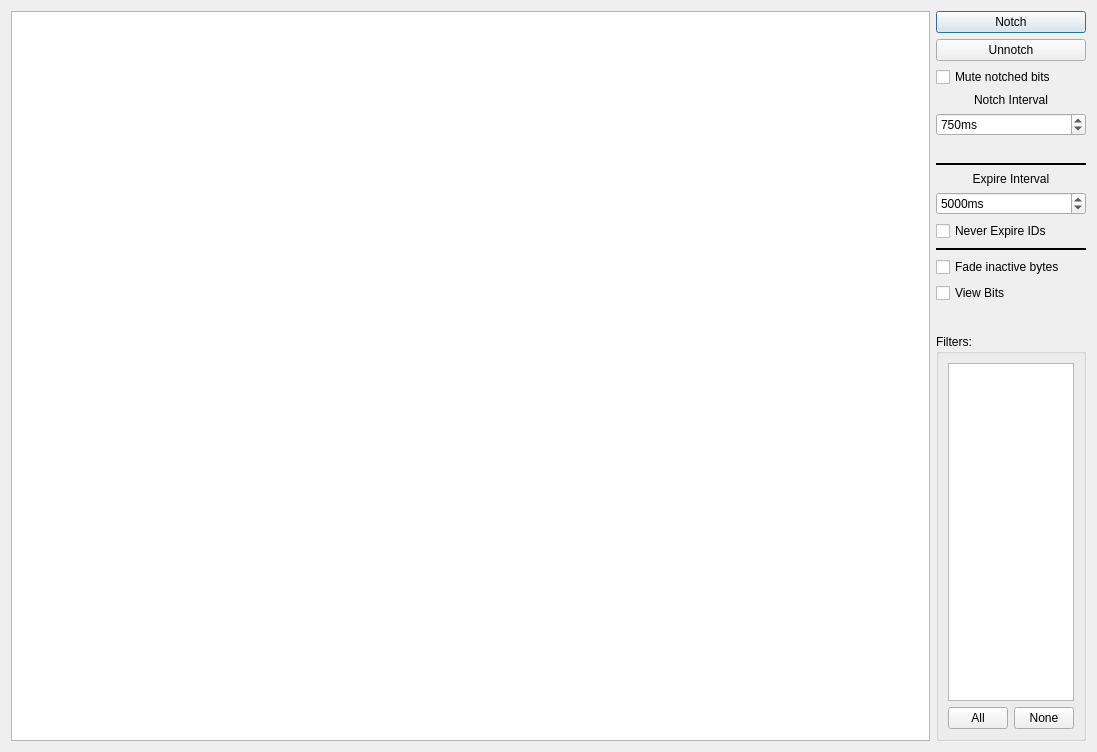
<?xml version="1.0" encoding="UTF-8"?>
<ui version="4.0">
 <class>snifferWindow</class>
 <widget class="QDialog" name="snifferWindow">
  <property name="geometry">
   <rect>
    <x>0</x>
    <y>0</y>
    <width>1097</width>
    <height>752</height>
   </rect>
  </property>
  <property name="windowTitle">
   <string>Sniffer</string>
  </property>
  <layout class="QHBoxLayout" name="horizontalLayout">
   <property name="sizeConstraint">
    <enum>QLayout::SetDefaultConstraint</enum>
   </property>
   <item>
    <widget class="QTreeView" name="treeView">
     <property name="selectionMode">
      <enum>QAbstractItemView::NoSelection</enum>
     </property>
    </widget>
   </item>
   <item>
    <layout class="QVBoxLayout" name="verticalLayout_2" stretch="0">
     <item>
      <layout class="QVBoxLayout" name="verticalLayout">
       <item>
        <widget class="QPushButton" name="btNotch">
         <property name="sizePolicy">
          <sizepolicy hsizetype="Fixed" vsizetype="Fixed">
           <horstretch>0</horstretch>
           <verstretch>0</verstretch>
          </sizepolicy>
         </property>
         <property name="maximumSize">
          <size>
           <width>150</width>
           <height>16777215</height>
          </size>
         </property>
         <property name="text">
          <string>Notch</string>
         </property>
        </widget>
       </item>
       <item>
        <widget class="QPushButton" name="btUnNotch">
         <property name="sizePolicy">
          <sizepolicy hsizetype="Fixed" vsizetype="Fixed">
           <horstretch>0</horstretch>
           <verstretch>0</verstretch>
          </sizepolicy>
         </property>
         <property name="maximumSize">
          <size>
           <width>150</width>
           <height>16777215</height>
          </size>
         </property>
         <property name="text">
          <string>Unnotch</string>
         </property>
        </widget>
       </item>
       <item>
        <widget class="QCheckBox" name="cbMuteNotched">
         <property name="text">
          <string>Mute notched bits</string>
         </property>
        </widget>
       </item>
       <item>
        <widget class="QLabel" name="label">
         <property name="text">
          <string>Notch Interval</string>
         </property>
         <property name="alignment">
          <set>Qt::AlignCenter</set>
         </property>
        </widget>
       </item>
       <item>
        <widget class="QSpinBox" name="spinNotchInterval">
         <property name="suffix">
          <string>ms</string>
         </property>
         <property name="minimum">
          <number>100</number>
         </property>
         <property name="maximum">
          <number>5000</number>
         </property>
         <property name="singleStep">
          <number>10</number>
         </property>
         <property name="value">
          <number>750</number>
         </property>
        </widget>
       </item>
       <item>
        <widget class="QLabel" name="lblNotch">
         <property name="autoFillBackground">
          <bool>true</bool>
         </property>
         <property name="text">
          <string/>
         </property>
        </widget>
       </item>
       <item>
        <widget class="Line" name="line">
         <property name="minimumSize">
          <size>
           <width>0</width>
           <height>4</height>
          </size>
         </property>
         <property name="frameShadow">
          <enum>QFrame::Plain</enum>
         </property>
         <property name="lineWidth">
          <number>2</number>
         </property>
         <property name="orientation">
          <enum>Qt::Horizontal</enum>
         </property>
        </widget>
       </item>
       <item>
        <widget class="QLabel" name="label_2">
         <property name="text">
          <string>Expire Interval</string>
         </property>
         <property name="alignment">
          <set>Qt::AlignCenter</set>
         </property>
        </widget>
       </item>
       <item>
        <widget class="QSpinBox" name="spinExpireInterval">
         <property name="suffix">
          <string>ms</string>
         </property>
         <property name="minimum">
          <number>1000</number>
         </property>
         <property name="maximum">
          <number>100000</number>
         </property>
         <property name="singleStep">
          <number>200</number>
         </property>
         <property name="value">
          <number>5000</number>
         </property>
        </widget>
       </item>
       <item>
        <widget class="QCheckBox" name="cbNoExpire">
         <property name="text">
          <string>Never Expire IDs</string>
         </property>
        </widget>
       </item>
       <item>
        <widget class="Line" name="line_2">
         <property name="minimumSize">
          <size>
           <width>0</width>
           <height>4</height>
          </size>
         </property>
         <property name="frameShadow">
          <enum>QFrame::Plain</enum>
         </property>
         <property name="lineWidth">
          <number>2</number>
         </property>
         <property name="orientation">
          <enum>Qt::Horizontal</enum>
         </property>
        </widget>
       </item>
       <item>
        <widget class="QCheckBox" name="cbFadeInactive">
         <property name="text">
          <string>Fade inactive bytes</string>
         </property>
        </widget>
       </item>
       <item>
        <widget class="QCheckBox" name="cbViewBits">
         <property name="text">
          <string>View Bits</string>
         </property>
        </widget>
       </item>
       <item>
        <spacer name="verticalSpacer">
         <property name="orientation">
          <enum>Qt::Vertical</enum>
         </property>
         <property name="sizeType">
          <enum>QSizePolicy::Maximum</enum>
         </property>
         <property name="sizeHint" stdset="0">
          <size>
           <width>20</width>
           <height>25</height>
          </size>
         </property>
        </spacer>
       </item>
       <item>
        <widget class="QGroupBox" name="groupBox">
         <property name="sizePolicy">
          <sizepolicy hsizetype="Preferred" vsizetype="Expanding">
           <horstretch>0</horstretch>
           <verstretch>0</verstretch>
          </sizepolicy>
         </property>
         <property name="maximumSize">
          <size>
           <width>150</width>
           <height>16777215</height>
          </size>
         </property>
         <property name="title">
          <string>Filters:</string>
         </property>
         <layout class="QVBoxLayout" name="verticalLayout_5">
          <property name="sizeConstraint">
           <enum>QLayout::SetDefaultConstraint</enum>
          </property>
          <item>
           <widget class="QListWidget" name="listWidget">
            <property name="sizePolicy">
             <sizepolicy hsizetype="Fixed" vsizetype="Expanding">
              <horstretch>0</horstretch>
              <verstretch>0</verstretch>
             </sizepolicy>
            </property>
            <property name="minimumSize">
             <size>
              <width>0</width>
              <height>0</height>
             </size>
            </property>
            <property name="maximumSize">
             <size>
              <width>150</width>
              <height>16777215</height>
             </size>
            </property>
           </widget>
          </item>
          <item>
           <layout class="QHBoxLayout" name="horizontalLayout_2" stretch="0,0">
            <property name="sizeConstraint">
             <enum>QLayout::SetDefaultConstraint</enum>
            </property>
            <item>
             <widget class="QPushButton" name="btAll">
              <property name="maximumSize">
               <size>
                <width>75</width>
                <height>16777215</height>
               </size>
              </property>
              <property name="text">
               <string>All</string>
              </property>
             </widget>
            </item>
            <item>
             <widget class="QPushButton" name="btNone">
              <property name="maximumSize">
               <size>
                <width>75</width>
                <height>16777215</height>
               </size>
              </property>
              <property name="text">
               <string>None</string>
              </property>
             </widget>
            </item>
           </layout>
          </item>
         </layout>
        </widget>
       </item>
      </layout>
     </item>
    </layout>
   </item>
  </layout>
 </widget>
 <resources/>
 <connections/>
</ui>
